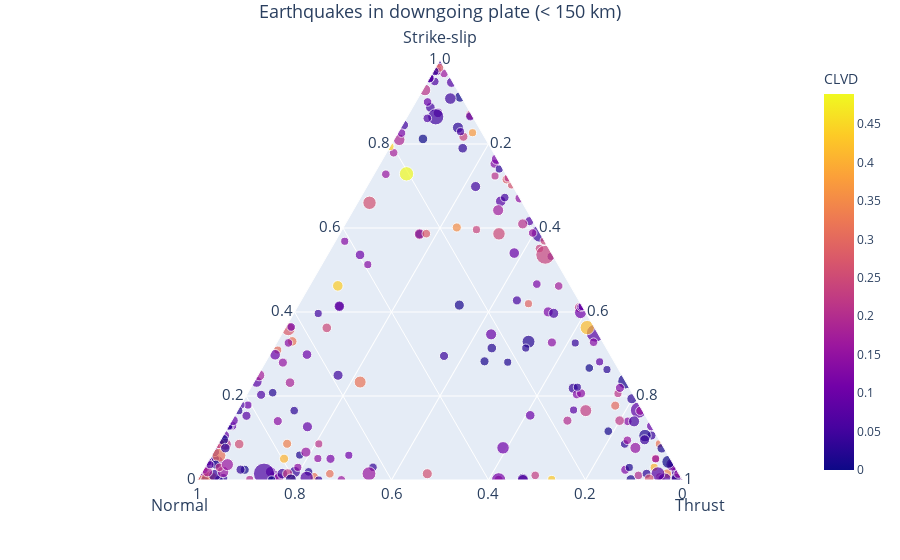

The cell this chart's notebook holds for it:
### Markdown cell above
## Plot in a ternary plot to see the dominant mechanisms

### Code cell
df = px.data.election()

def makeAxis(title, tickangle):
    return {
      'title': title,
      'titlefont': { 'size': 16 },
      'tickangle': tickangle,
      'tickfont': { 'size': 15 },
      'tickcolor': 'rgba(0,0,0,0)',
      'ticklen': 5,
      'showline': True,
      'showgrid': True
    }


fig = px.scatter_ternary(dgoing_to_thresh, a="SINSQ_SS", b="SINSQ_N", c="SINSQ_T", hover_name="MW",
    color="CLVD", size="MRK_SZ", size_max=15)
    #color_discrete_map = {"Joly": "blue", "Bergeron": "green", "Coderre":"red"} )

fig.update_layout({
    'ternary': {
       # 'sum': 100,
        'aaxis': makeAxis('Strike-slip', 0),
        'baxis': makeAxis('Normal', 0),
        'caxis': makeAxis('Thrust', 0)
    },
    'annotations': [{
      'showarrow': False,
      'text': 'Earthquakes in downgoing plate (< 150 km)',
        'x': 0.5,
        'y': 1.15,
        'font': { 'size': 18}
    }]
})

fig.show()

### Figure 1 — Plotly figure (JSON) as saved in the notebook; plotly's stock layout.template omitted (floating-point values rounded to 4 significant figures; data arrays with more than 128 entries replaced by an {"elided": "..."} marker saying what was removed)
{"data": [{"a": {"elided": "246 float values"}, "b": {"elided": "246 float values"}, "c": {"elided": "246 float values"}, "hovertemplate": "<b>%{hovertext}</b><br><br>SINSQ_SS=%{a}<br>SINSQ_N=%{b}<br>SINSQ_T=%{c}<br>MRK_SZ=%{marker.size}<br>CLVD=%{marker.color}<extra></extra>", "hovertext": {"elided": "246 float values"}, "legendgroup": "", "marker": {"color": {"elided": "246 float values"}, "coloraxis": "coloraxis", "size": {"elided": "246 float values"}, "sizemode": "area", "sizeref": 0.5007, "symbol": "circle"}, "mode": "markers", "name": "", "showlegend": false, "subplot": "ternary", "type": "scatterternary"}], "layout": {"annotations": [{"font": {"size": 18}, "showarrow": false, "text": "Earthquakes in downgoing plate (< 150 km)", "x": 0.5, "y": 1.15}], "coloraxis": {"colorbar": {"title": {"text": "CLVD"}}, "colorscale": [[0, "#0d0887"], [0.1111, "#46039f"], [0.2222, "#7201a8"], [0.3333, "#9c179e"], [0.4444, "#bd3786"], [0.5556, "#d8576b"], [0.6667, "#ed7953"], [0.7778, "#fb9f3a"], [0.8889, "#fdca26"], [1, "#f0f921"]]}, "legend": {"itemsizing": "constant", "tracegroupgap": 0}, "margin": {"t": 60}, "ternary": {"aaxis": {"showgrid": true, "showline": true, "tickangle": 0, "tickcolor": "rgba(0,0,0,0)", "tickfont": {"size": 15}, "ticklen": 5, "title": {"font": {"size": 16}, "text": "Strike-slip"}}, "baxis": {"showgrid": true, "showline": true, "tickangle": 0, "tickcolor": "rgba(0,0,0,0)", "tickfont": {"size": 15}, "ticklen": 5, "title": {"font": {"size": 16}, "text": "Normal"}}, "caxis": {"showgrid": true, "showline": true, "tickangle": 0, "tickcolor": "rgba(0,0,0,0)", "tickfont": {"size": 15}, "ticklen": 5, "title": {"font": {"size": 16}, "text": "Thrust"}}, "domain": {"x": [0, 1], "y": [0, 1]}}}}
